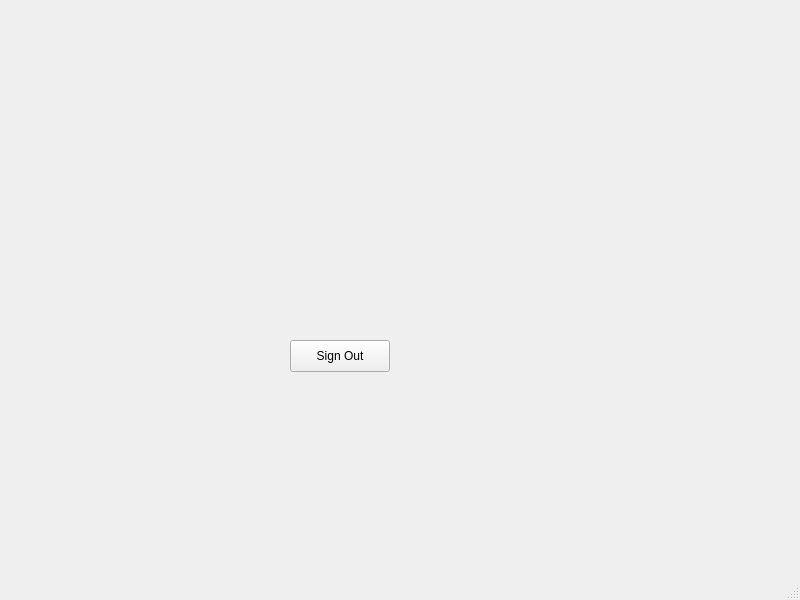
<?xml version="1.0" encoding="UTF-8"?>
<ui version="4.0">
 <class>MainWindow</class>
 <widget class="QMainWindow" name="MainWindow">
  <property name="geometry">
   <rect>
    <x>0</x>
    <y>0</y>
    <width>800</width>
    <height>600</height>
   </rect>
  </property>
  <property name="windowTitle">
   <string>MainWindow</string>
  </property>
  <widget class="QWidget" name="centralwidget">
   <widget class="QPushButton" name="Sign_Out">
    <property name="geometry">
     <rect>
      <x>290</x>
      <y>340</y>
      <width>100</width>
      <height>32</height>
     </rect>
    </property>
    <property name="text">
     <string>Sign Out</string>
    </property>
   </widget>
  </widget>
  <widget class="QMenuBar" name="menubar">
   <property name="geometry">
    <rect>
     <x>0</x>
     <y>0</y>
     <width>800</width>
     <height>36</height>
    </rect>
   </property>
  </widget>
  <widget class="QStatusBar" name="statusbar"/>
 </widget>
 <resources/>
 <connections/>
</ui>
